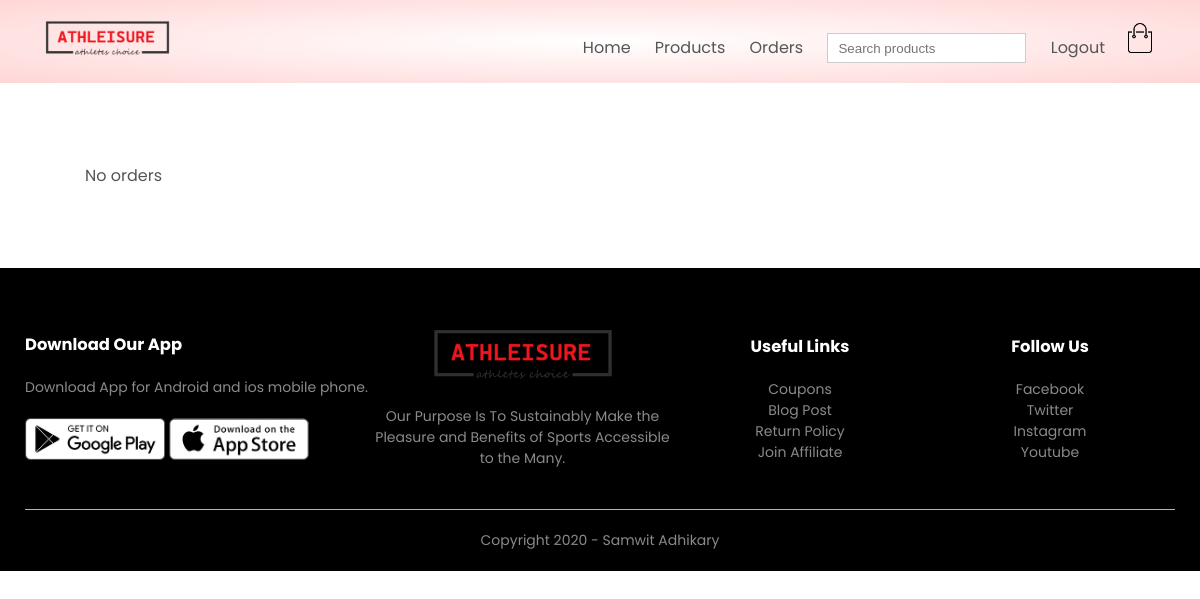
The page /orders/orders/ (signed in) on the database as committed earlier.
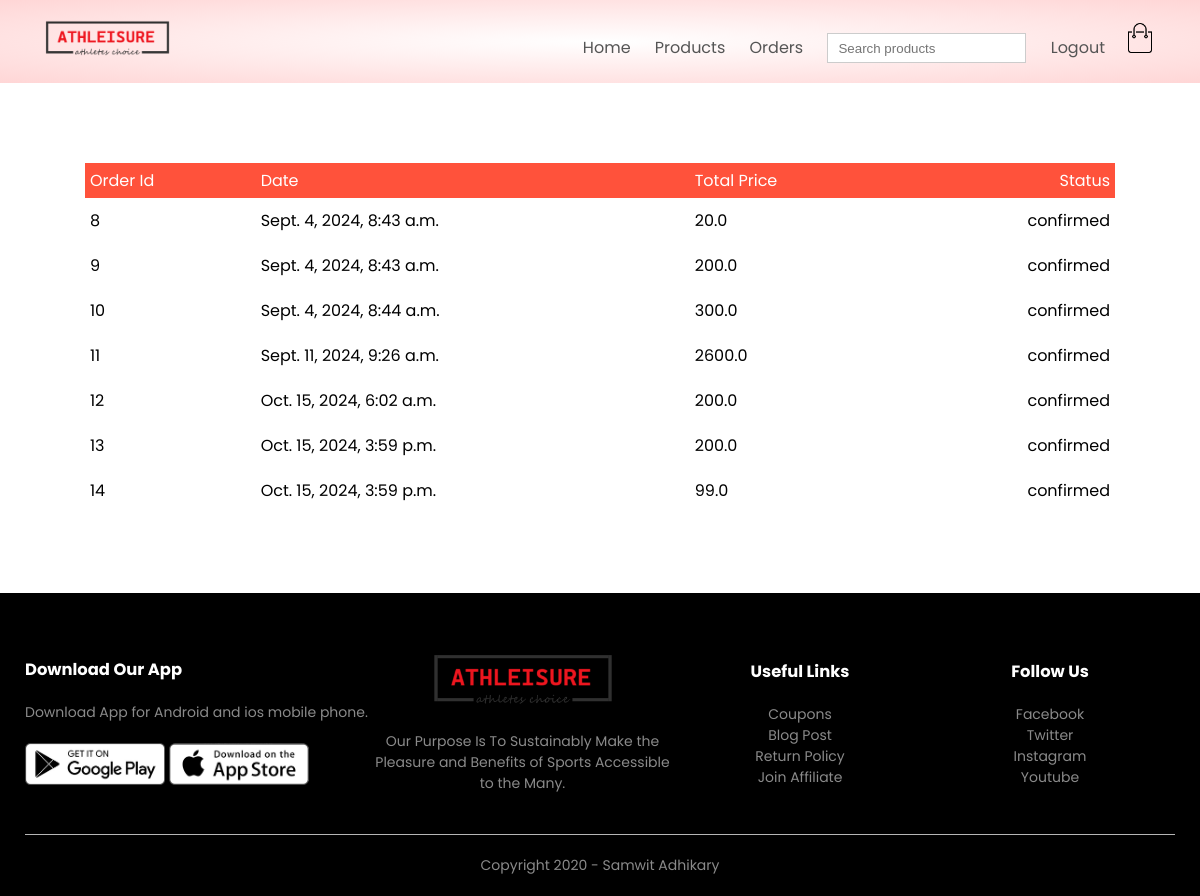
The same page on the database as committed later.
### orders/models.py (models this page shows, shortened)
class Order(models.Model):
    LIVE=1
    DELETE=0
    DELETE_CHOICES=((LIVE,'Live'),(DELETE,'Delete'))
    CART_STAGE=0
    ORDER_CONFIRMED=1
    ORDER_PROCESSED=2
    ORDER_DELIVERED=3
    ORDER_REJECTED=4
    STATUS_CHOICES=((ORDER_PROCESSED,'ORDER_PROCESSED'),
                    (ORDER_DELIVERED,'ORDER_DELIVERED'),
                    (ORDER_REJECTED,'ORDER_REJECTED')
                    )
    order_status=models.IntegerField(choices=STATUS_CHOICES,default=CART_STAGE)
    total_price=models.FloatField(default=0)
    owner=models.ForeignKey(Customers,on_delete=models.SET_NULL,null=True,related_name='orders')
    delete_status=models.IntegerField(choices=DELETE_CHOICES,default=LIVE)
    created_at=models.DateTimeField(auto_now_add=True)
    updated_at=models.DateTimeField(auto_now=True)

### orders/views.py (the view)
# urls.py: path('orders/',views.show_orders,name='orders'),
@login_required(login_url='account')
def show_orders(request):
    user=request.user
    customer=user.customer_profile
    all_orders=Order.objects.filter(owner=customer).exclude(order_status=Order.CART_STAGE)
    context={'orders':all_orders}
    return render(request,'orders.html',context)

### orders/templatetags/getstatus.py (called while the page is built)
@register.simple_tag(name='getstatus') # Add as decorator , name='gettotal' is the name should load in the template
def getstatus(status):
    status=status-1
    staus_array=['confirmed','processed','delivered','rejected']
    return staus_array[status]

### templates/orders.html (shortened to what this page needs)
{% extends 'Blank_layout.html' %}
{% block content %}
{% if messages %}
    {% for  message in messages %}
   <span class="{{ message.tags }}">{{ message }}</span>
    {% endfor %}
{% else %}
{% include 'order_container.html' %}
{% endif %}
{% endblock content%}

### templates/Blank_layout.html (shortened to what this page needs)
<!DOCTYPE html>
<html lang="en">
{% load static %}
<head>
    <link rel="stylesheet" href="{% static 'css/style.css' %}">
    <link rel="stylesheet" href="https://stackpath.bootstrapcdn.com/font-awesome/4.7.0/css/font-awesome.min.css">
</head>
<body>
    <div class="header">
        <div class="container">
            {% include 'menu.html' %}
        </div>
    </div>
    {% block content %}
    {% endblock content%}
    <div class="footer">
        <div class="container">
            <div class="row">
                <div class="footer-col-1">
                    <h3>Download Our App</h3>
                    <p>Download App for Android and ios mobile phone.</p>
                    <div class="app-logo">
                        <img src="{% static 'images/play-store.png' %}">
                        <img src="{% static 'images/app-store.png' %}">
                    </div>
                </div>
                <div class="footer-col-2">
                    <img src="{% static 'images/logo.png' %}">
                    <p>Our Purpose Is To Sustainably Make the Pleasure and Benefits of Sports Accessible to the Many.
                    </p>
                </div>
                <div class="footer-col-3">
                    <h3>Useful Links</h3>
                    <ul>
                        <li>Coupons</li>
                        <li>Blog Post</li>
                        <li>Return Policy</li>
                        <li>Join Affiliate</li>
                    </ul>
                </div>
                <div class="footer-col-4">
                    <h3>Follow Us</h3>
                    <ul>
                        <li>Facebook</li>
                        <li>Twitter</li>
                        <li>Instagram</li>
                        <li>Youtube</li>
                    </ul>
                </div>
            </div>
            <hr>
            <p class="copyright">Copyright 2020 - Samwit Adhikary</p>
        </div>
    </div>
</body>
</html>

### templates/menu.html (shortened to what this page needs)
{% load static %}
<div class="navbar">
    <div class="logo">
        <a href="{% url 'home' %}"><img src="{% static 'images/logo.png' %}" alt="logo" width="125px"></a>
    </div>
    <nav>
        <ul id="MenuItems">
            <li><a href="{% url 'home' %}">Home</a></li>
            <li><a href="{% url 'list_products' %}">Products</a></li>
            {%if not user.is_authenticated %}
            <li><a href="{% url 'account' %}">Account</a></li>
            {%else%}
            <li><a href="{% url 'orders' %}">Orders</a></li>
            <li>
                <form method="GET" action="{% url 'search_products' %}">
                <input type="text" name="q" placeholder="Search products" value="{{ query }}">
            </form>
            </li>
            <li><a href="{% url 'logout' %}">Logout</a></li>
            {% endif %}
        </ul>
    </nav>
    {% if user.is_authenticated %}
    <a href="{% url 'cart' %}"><img src="{% static 'images/cart.png' %}" width="30px" height="30px"></a>
    {% endif %}
</div>

### templates/order_container.html
{%load getstatus %}
<div class="small-container cart-page">
    {% if orders %}
    <table>
        <tbody><tr>
            <th>Order Id</th>
            <th>Date</th>
            <th>Total Price</th>
            <th>Status</th>
        </tr>
        {% for order in orders %}
        <tr>
            <td>{{order.id}}</td>
            <td>{{order.created_at}}</td>
            <td>{{order.total_price}}</td>
            <td>{% getstatus order.order_status %}</td>
        </tr>
        {% endfor%}
    </tbody></table>
    {% else %}
    <p>No orders</p>
    {% endif %}
</div>

### static/css/style.css (style rules this page uses)
* { margin: 0; padding: 0; box-sizing: border-box; }
body { font-family: 'Poppins', sans-serif; }
.navbar { display: flex; align-items: center; padding: 20px; }
nav { flex: 1; text-align: right; }
nav ul { display: inline-block; list-style-type: none; }
nav ul li { display: inline-block; margin-right: 20px; }
a { text-decoration: none; color: #555; }
p { color: #555; }
.container { max-width: 1300px; margin: auto; padding-left: 25px; padding-right: 25px; }
.row { display: flex; align-items: center; flex-wrap: wrap; justify-content: space-around; }
.header { background: radial-gradient(#fff,#ffd6d6); }
.small-container { max-width: 1080px; margin: auto; padding-left: 25px; padding-right: 25px; }
.footer { background: black; color: #8a8a8a; font-size: 14px; padding: 60px 0 20px; }
.footer p { color: #8a8a8a; }
.footer h3 { color: #fff; margin-bottom: 20px; }
.footer-col-1, .footer-col-2, .footer-col-3, .footer-col-4 { min-width: 250px; margin-bottom: 20px; }
.footer-col-1 { flex-basis: 30%; }
.footer-col-2 { flex: 1; text-align: center; }
.footer-col-2 img { width: 180px; margin-bottom: 20px; }
.footer-col-3, .footer-col-4 { flex-basis: 12%; text-align: center; }
ul { list-style-type: none; }
.app-logo { margin-top: 20px; }
.app-logo img { width: 140px; }
.footer hr { border: none; background: #b5b5b5; height: 1px; margin: 20px 0; }
.copyright { text-align: center; }
.cart-page { margin: 80px auto; }
table { width: 100%; border-collapse: collapse; }
th { text-align: left; padding: 5px; color: #fff; background: #ff523b; font-weight: normal; }
td { padding: 10px 5px; }
td:last-child { text-align: right; }
th:last-child { text-align: right; }
form input { width: 100%; height: 30px; margin: 10px 0; padding: 0 10px; border: 1px solid #ccc; }
.navbar ul#MenuItems li { display: inline-block; margin-right: 20px; }

Rows that differ between the two databases and show on the page:
added Order: id "8", created_at "Sept. 4, 2024, 8:43 a.m.", total_price "20.0", order_status "confirmed"
added Order: id "9", created_at "Sept. 4, 2024, 8:43 a.m.", total_price "200.0", order_status "confirmed"
added Order: id "10", created_at "Sept. 4, 2024, 8:44 a.m.", total_price "300.0", order_status "confirmed"
added Order: id "11", created_at "Sept. 11, 2024, 9:26 a.m.", total_price "2600.0", order_status "confirmed"
added Order: id "12", created_at "Oct. 15, 2024, 6:02 a.m.", total_price "200.0", order_status "confirmed"
added Order: id "13", created_at "Oct. 15, 2024, 3:59 p.m.", total_price "200.0", order_status "confirmed"
added Order: id "14", created_at "Oct. 15, 2024, 3:59 p.m.", total_price "99.0", order_status "confirmed"
Other text that changed with them:
text no longer shown: "No orders"
text now shown: "Order Id Date Total Price Status"
